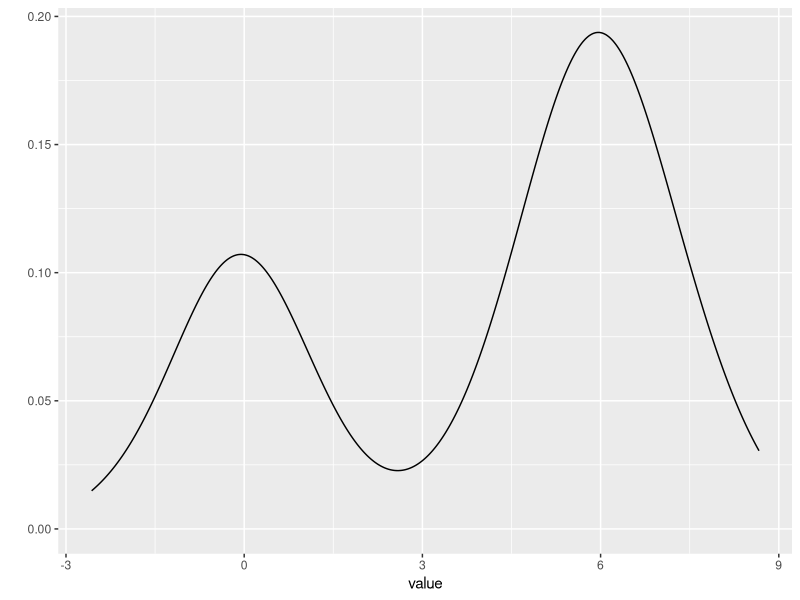
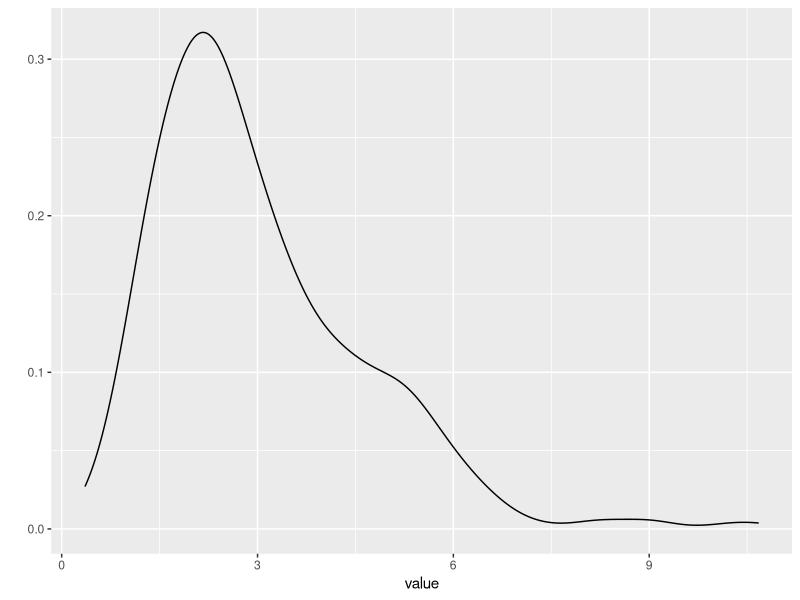
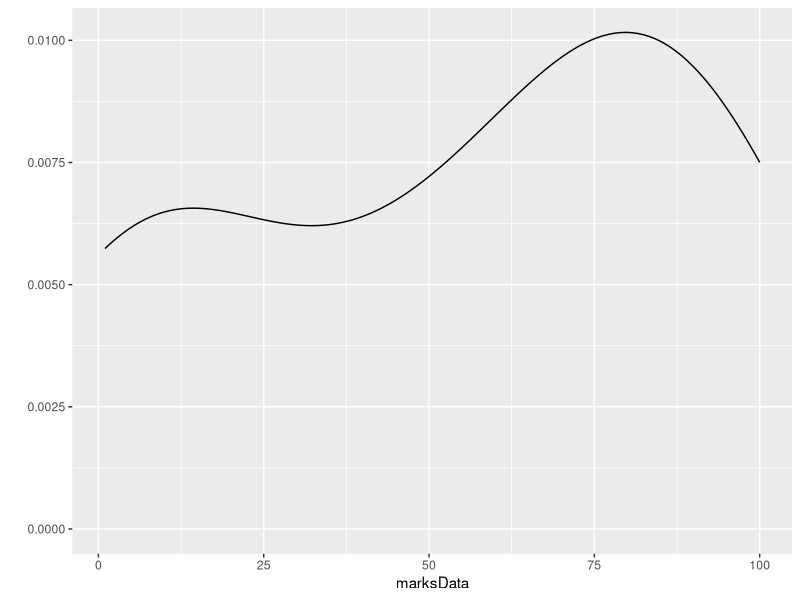

Recreate these plots in R, in order.
require("ggplot2")

bimodal.data <- read.csv(file = "bimodal.data")
qplot(x=value, data=bimodal.data, geom = "density")

negativelySkewed.data <- read.csv("negativelySkewed.data")
qplot(x=value, data = negativelySkewed.data, geom="density")

marksData<- scan(file = "datafile.txt", sep = ",")
qplot(marksData, geom="density")
